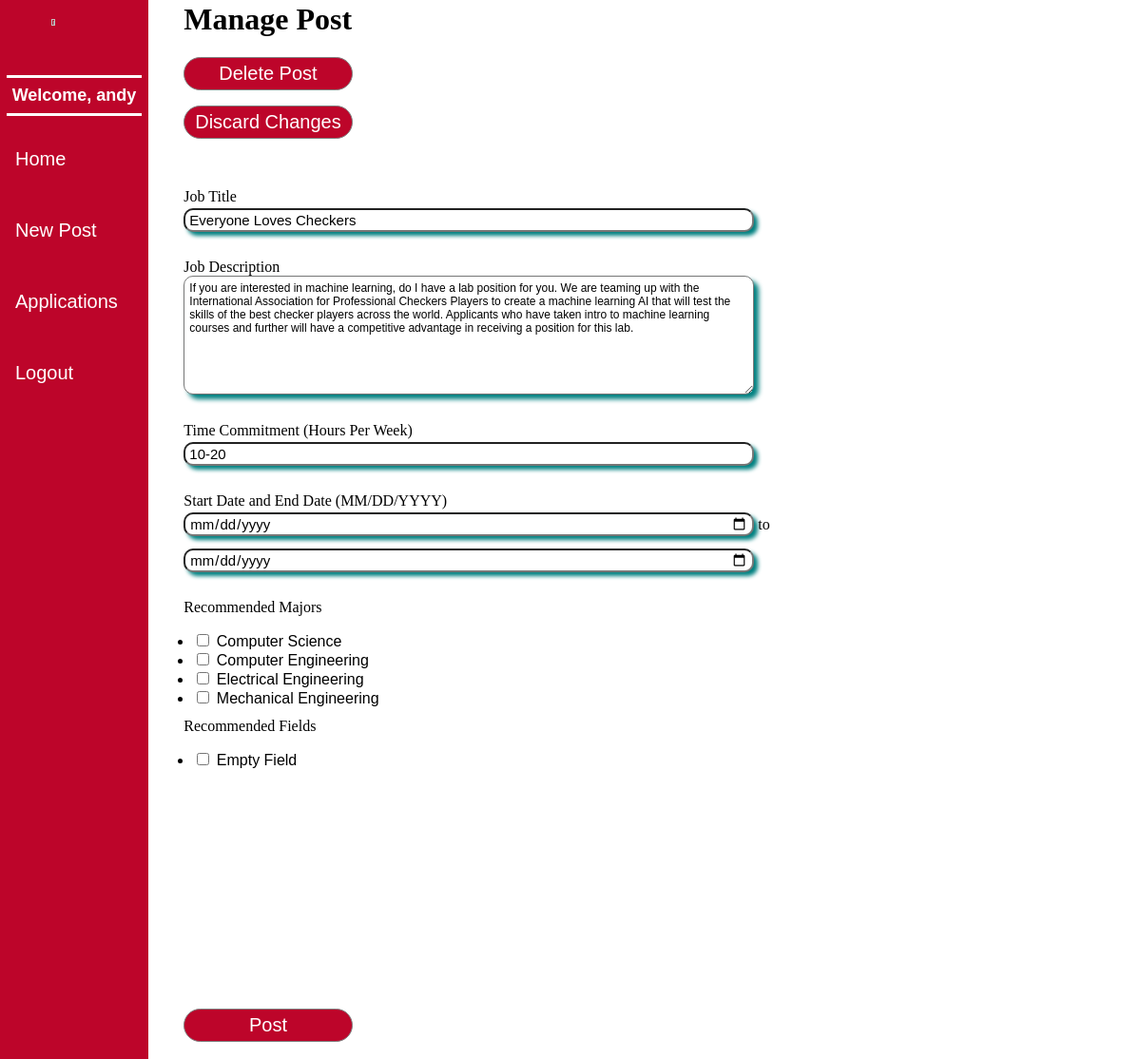
/updateposition/2 (signed in), run on the app's committed database.
### app/Model/models.py (models this page shows, shortened)
class User(UserMixin, db.Model):
    id = db.Column(db.Integer, primary_key = True)
    wsu_id = db.Column(db.String, unique = True)
    username = db.Column(db.String(64), unique = True, index = True)
    email = db.Column(db.String(120), unique = True, index = True)
    password_hash = db.Column(db.String(128))
    user_type = db.Column(db.String(20))
    __mapper_args__ = { # Creates a connection within SQL, allows User to see its children classes
        'polymorphic_identity':'user',
        'polymorphic_on': user_type
    }
    def get_user_type(self):
        return self.user_type

class Post(db.Model):
    id = db.Column(db.Integer, primary_key=True)
    user_id = db.Column(db.Integer, db.ForeignKey('faculty.id'))
    title = db.Column(db.String(150))
    body = db.Column(db.String(1500))
    time_commitment = db.Column(db.String(10))
    start_date = db.Column(db.Date)
    end_date = db.Column(db.Date)
    timestamp = db.Column(db.DateTime, index=True, default=datetime.utcnow)
    majors = db.relationship('Major',
        backref = db.backref('postMajors', lazy='dynamic'),
        secondary = postMajors,
        primaryjoin = (postMajors.c.post_id == id),
        lazy = 'dynamic'
    )
    fields = db.relationship('Field',
        backref = db.backref('postFields', lazy='dynamic'),
        secondary = postFields,
        primaryjoin = (postFields.c.post_id == id),
        lazy = 'dynamic'
    )
    applicants = db.relationship('Application', back_populates = 'position_for')

### app/Controller/routes.py (the view, shortened to what this page needs)
@bp_routes.route('/updateposition/<post_id>', methods=['GET', 'POST'])
@login_required
def updateposition(post_id):
    post = Post.query.filter_by(id = post_id).first()
    if(post.user_id != current_user.id):
        flash('You do not have permission to access this page.')
        return redirect(url_for('routes.index'))
    if(post is None): #if post could not be found
        flash('Could not find this post.')
        return redirect(url_for('routes.index'))
    if (post.user_id != current_user.id): # if post does not belong to this user
        flash('You do not have permission to access this page.')
        return redirect(url_for('routes.index'))
    pForm = PostForm()
    if request.method == 'GET': # Populate fields with existing data
        pForm.title.data = post.title
        pForm.body.data = post.body
        pForm.time_commitment.data = post.time_commitment
        pForm.start_date.data = post.start_date
        pForm.end_date.data = post.end_date
        pForm.majors.data = post.majors
        pForm.fields.data = post.fields
    return render_template('updateposition.html', title="Update Post", post = post, form = pForm)

### app/Controller/forms.py (shortened to what this page needs)
class PostForm(FlaskForm):
    title = StringField('Job Title')
    body = TextAreaField("Job Description", [Length(min=0, max = 1500)])
    majors = QuerySelectMultipleField('Recommended Majors', query_factory= all_majors, get_label= lambda t: t.get_major_name(), widget=ListWidget(prefix_label=False), option_widget=CheckboxInput() )
    fields = QuerySelectMultipleField('Recommended Fields', query_factory= get_chosen_fields, get_label= lambda t: t.get_name(), widget=ListWidget(prefix_label=False), option_widget=CheckboxInput() )
    time_commitment = StringField('Time Commitment (Hours Per Week)', [Length(min = 1, max = 10)])
    start_date = DateField('Start Date', format = '%m/%d/%Y')
    end_date = DateField('End Date', format = '%m/%d/%Y')
    check = SubmitField('hi')
    submit = SubmitField('Post')

### app/Controller/forms.py (called while the page is built, shortened)
def all_majors():
    return Major.query.all()

def get_chosen_fields():
    print(num_collector)
    if len(num_collector) == 0:
        return Field.query.filter_by(id = -1)

### app/Model/models.py (called while the page is built)
@login.user_loader
def load_user(id):
    return User.query.get(id)

    def get_major_name(self):
        return self.name

     def get_name(self):
        return "{}".format(self.field)

### app/View/templates/updateposition.html (shortened to what this page needs)
{% extends "base.html" %}
{% block content %}
    <h1 style = "margin-left: 15%;">Manage Post</h1>
    {% if form %}
    <form action = "{{url_for('routes.delete_post', post_id = post.id)}}" method="post">
        <input type="submit", value="Delete Post", class="updatepos_button">
     </form>
     <form action = "{{url_for('routes.index')}}" method="post">
        <input type="submit", value="Discard Changes", class="updatepos_button">
     </form>
     <br> <br>
    <form action="" method="post">
        <div style="margin-left: 15%;">
            {{ form.title.label }}<br>
            {{ form.title(class="formtitle") }}<br><br>
            {{ form.body.label }}<br>
            {{ form.body(class="formbody") }}<br><br>
            {{ form.time_commitment.label }}<br>
            {{ form.time_commitment(class="formtitle") }}<br><br>
            {{ form.start_date.label }} and {{ form.end_date.label }} (MM/DD/YYYY)<br>
            {{ form.start_date(class="formtitle") }} to {{ form.end_date(class="formtitle") }}<br><br>
            {{ form.majors.label}}
            {{ form.majors(class="formtags") }}
            <br><br>
            {{ form.fields.label}}
            {{ form.fields(class="formtags") }}
            <br><br><br><br><br><br><br><br><br><br><br><br>
        </div>
            {{ form.submit(class="updatepos_button") }}
    </form>
    {% endif %}
{% endblock %}

### app/View/templates/base.html (shortened to what this page needs)
<html>
    <head>
       <link rel="stylesheet" href="{{ url_for('static', filename='css/main.css') }}">
    </head>
    <body style = "background-color: white;">
        <link rel="stylesheet" href="https://cdnjs.cloudflare.com/ajax/libs/font-awesome/4.7.0/css/font-awesome.min.css">
        {% if current_user.is_anonymous == False %}
        <div class="sidenav">
        <table>
            <tr>
                {% if current_user.is_anonymous %}
                {% else %}
                    <img src = "../static/img/WSU_logo_side_bar_3.png" alt = "Sidebar Logo"   style = "position: fixed;width:4%;height:8%; margin-left: 4.5%; ">
                    <br><br>
                    <p style = "font-size: 18; font-family:sans-serif; font-weight:bold; text-align:center; color:white; margin-top: 3%; margin-bottom: 1%;"> Welcome, {{ current_user.username }} </p></i>
                    <hr color = "white" width = "90%" size="3%">
                    <a href="{{ url_for('routes.index') }}""><p style = "font-size: 20; font-family:sans-serif;"> Home </p></i></a>
                    {% if current_user.get_user_type() == 'student' %}
                    <a href="{{ url_for('routes.student_profile')}}"><p style = "font-size: 20; font-family:sans-serif;"> Profile</p></i></a>
                    <a href="{{ url_for('routes.applications') }}"><p style = "font-size: 20; font-family:sans-serif;"> My Applications</p></i></a>
                    {% else %}
                        <a href="{{ url_for('routes.postposition') }}"><p style = "font-size: 20; font-family:sans-serif;"> New Post</p></i></a>
                        <a href="{{ url_for('routes.applications') }}"><p style = "font-size: 20; font-family:sans-serif;"> Applications</p></i></a>
                    {% endif %}
                    <a href="{{ url_for('auth.logout') }}"><p style = "font-size: 20; font-family:sans-serif;"> Logout</p></i></a>
                {% endif %}
            </tr>
        </table>
        </div>
        {% endif %}
        <div>
            {% block content %} {% endblock %}
        </div>
    </body>
</html>

### app/View/static/css/main.css (style rules this page uses)
body { margin: 1px 1px 1px 15px; padding: 1px; font-family: Tahoma; text-align: left; }
.formtitle { padding : 4px; font-family: sans-serif; margin-top: 3px; margin-bottom: 5px; font-size: 15; width: 600px; height: 25px; border-radius: 10px; box-shadow: 4px 4px 4px teal; margin-bottom: 1%; }
.formbody { padding : 5px; font-family: sans-serif; font-size: 12; width: 600px; height: 125px; border-radius: 10px; box-shadow:5px 5px 5px teal; margin-bottom: 1%; }
.formtags { padding-left: 1%; font-family: sans-serif; width: 20%; height: 5%; cursor: pointer; user-select: none; }
.sidenav { height: 100%; width: 13%; position: fixed; z-index: 1; top: 0; left: 0; background-color: rgb(189, 5, 42); overflow-x: hidden; padding-top: 20px; }
.sidenav a { padding: 6px 8px 6px 16px; text-decoration: none; font-size: 25px; color: white; display: block; }
.updatepos_button { border-radius: 30px; cursor: pointer; font-weight: normal; margin-left: 15%; width : 15%; font-size: 20; padding : 5px; color: white; border: 1px solid gray; background-color: rgb(189, 5, 42); }

### data on the page
User: username "andy"
Post: title "Everyone Loves Checkers", body "If you are interested in machine learning, do I have a lab position for you. We are teaming up with the International Association for Professional Checkers Players to create a machine learning AI that will test the skills of the best checker players across the world. Applicants who have taken intro to machine learning courses and further will have a competitive advantage in receiving a position for this lab.", time_commitment "10-20"
